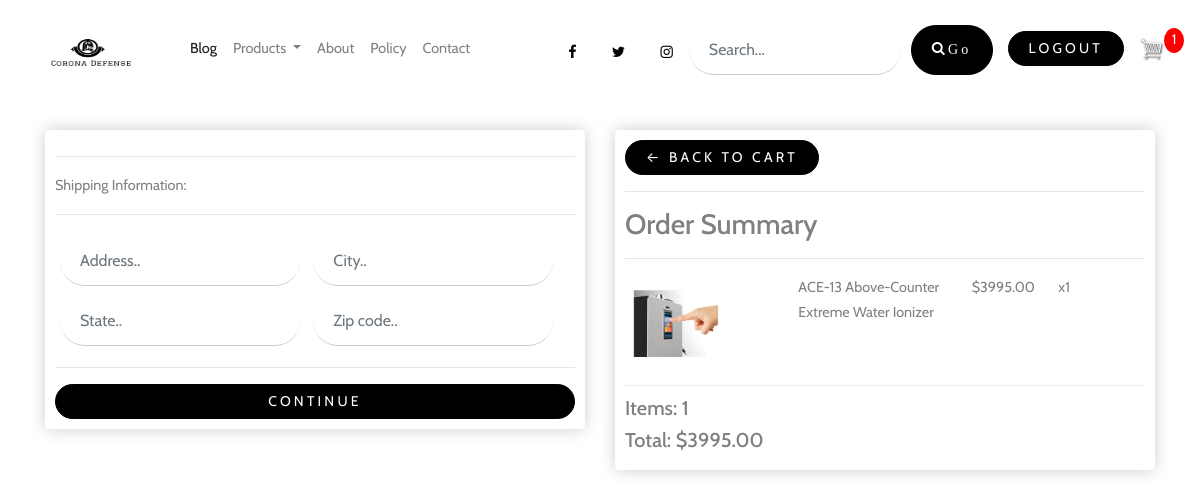
Screenshot of /checkout/ (signed in) with the database file from the repository.
### store/models.py (models this page shows, shortened)
class OrderItem(models.Model):
    product = models.ForeignKey(Product, on_delete=models.SET_NULL, null=True)
    order = models.ForeignKey(Order, on_delete=models.SET_NULL, null=True)
    quantity = models.IntegerField(default=0, null=True, blank=True)
    date_added = models.DateTimeField(auto_now_add=True)
    @property
    def get_total(self):
        total = self.product.price * self.quantity
        return total

class Product(models.Model):
    name = models.CharField(max_length=200)
    price = models.FloatField(max_length=200)
    digital = models.BooleanField(default=False, null=True, blank=True)
    image = models.ImageField(null=True, blank=True)
    slug = models.SlugField(max_length=200, null=True, blank=True)
    description = models.TextField(max_length=500)
    @property
    def imageURL(self):
        try:
            url = self.image.url
        except:
            url = ''
        return url

class Order(models.Model):
    customer = models.ForeignKey(Customer, on_delete=models.SET_NULL, null=True, blank=True)
    date_ordered = models.CharField(max_length=11)
    complete = models.BooleanField(default=False)
    transaction_id = models.CharField(max_length=100, null=True)
    items = models.TextField()
    @property
    def shipping(self):
        shipping = False
        orderitems = self.orderitem_set.all()
        for i in orderitems:
            if i.product.digital == False:
                shipping = True
        return shipping
    @property
    def get_cart_total(self):
        orderitems = self.orderitem_set.all()
        total = sum([item.get_total for item in orderitems])
        return total
    @property
    def get_cart_items(self):
        orderitems = self.orderitem_set.all()
        total = sum([item.quantity for item in orderitems])
        return total

### store/views.py (the view)
# urls.py: path('checkout/', views.checkout, name="checkout"),
def checkout(request):
    data = cartData(request)
    cartItems = data['cartItems']
    order = data['order']
    items = data['items']
    context = {'items': items, 'order': order, 'cartItems': cartItems}
    return render(request, 'store/checkout.html', context)

### store/utils.py (called while the page is built)
def cartData(request):
    if request.user.is_authenticated:
        customer = request.user
        customer, created = Customer.objects.get_or_create(name=customer, user=customer, email=customer.email)
        order, created = Order.objects.get_or_create(customer=customer, complete=False)
        items = order.orderitem_set.all()
        cartItems = order.get_cart_items
    else:
        cookieData = cookieCart(request)
        cartItems = cookieData['cartItems']
        order = cookieData['order']
        items = cookieData['items']
    return {'cartItems':cartItems ,'order':order, 'items':items}

### store/templates/store/checkout.html (shortened to what this page needs)
{% extends 'store/main.html' %}
{% load static %}
{% block content %}
     <div class="row">
		<div class="col-lg-6">
			<div class="box-element" id="form-wrapper">
				<form id="form">
					<div id="shipping-info">
						<hr>
						<p>Shipping Information:</p>
						<hr>
						<div class="form-field">
							<input class="form-control" type="text" name="address" placeholder="Address..">
						</div>
						<div class="form-field">
							<input class="form-control" type="text" name="city" placeholder="City..">
						</div>
						<div class="form-field">
							<input class="form-control" type="text" name="state" placeholder="State..">
						</div>
						<div class="form-field">
							<input class="form-control" type="text" name="zipcode" placeholder="Zip code..">
						</div>
					</div>
					<hr>
					<input id="form-button" class="btn btn-success btn-block" type="submit" value="Continue">
				</form>
			</div>
			<br>
		</div>
		<div class="col-lg-6">
			<div class="box-element">
				<a  class="btn btn-outline-dark" href="{% url 'cart' %}">&#x2190; Back to Cart</a>
				<hr>
				<h3>Order Summary</h3>
				<hr>
				{% for item in items %}
				<div class="cart-row">
					<div style="flex:2"><img class="row-image" src="{{item.product.imageURL}}"></div>
					<div style="flex:2"><p>{{item.product.name}}</p></div>
					<div style="flex:1"><p>${{item.product.price|floatformat:2}}</p></div>
					<div style="flex:1"><p>x{{item.quantity}}</p></div>
				</div>
				{% endfor %}
				<h5>Items:   {{order.get_cart_items}}</h5>
				<h5>Total:   ${{order.get_cart_total|floatformat:2}}</h5>
			</div>
		</div>
	</div>
{% endblock content %}

### static/css/main.css (style rules this page uses)
body { background-color: hsl(0, 0%, 98%); }
h1,h2,h3,h4,h5,h6 { color:hsl(0, 0%, 30%); }
.box-element { box-shadow:hsl(0, 0%, 80%) 0 0 16px; background-color: #fff; border-radius: 4px; padding: 10px; width:277px; }
.col-lg-4, .col-lg-6, .col-lg-8, .col-lg-12 { margin-top: 10px; }
.btn { border-radius: 0; }
.row-image { width: 100px; }
.form-field { width:250px; display: inline-block; padding: 5px; }
.cart-row { display: flex; align-items: flex-stretch; padding-bottom: 10px; margin-bottom: 10px; border-bottom: 1px solid #ececec; }

### static/css/style.css (style rules this page uses)
html { overflow-x: hidden; }
body { line-height: 1.7; color: gray; font-weight: 300; font-size: .9rem; }
a { -webkit-transition: .3s all ease; -o-transition: .3s all ease; transition: .3s all ease; }
h1, h2, h3, h4, h5, .h1, .h2, .h3, .h4, .h5 { font-family: "Cabin", -apple-system, BlinkMacSystemFont, "Segoe UI", Roboto, "Helvetica Neue", Arial, sans-serif, "Apple Color Emoji", "Segoe UI Emoji", "Segoe UI Symbol", "Noto Color Emoji"; }
.btn { text-transform: uppercase; font-size: 14px; letter-spacing: .2rem; font-family: "Cabin", -apple-system, BlinkMacSystemFont, "Segoe UI", Roboto, "Helvetica Neue", Arial, sans-serif, "Apple Color Emoji", "Segoe UI Emoji", "Segoe UI Symbol", "Noto Color Emoji"; }
.form-control { margin-right: 10px; height: 50px; padding-left: 20px; padding-right: 20px; border-radius: 30px; border: none; background: #fff; border-bottom: 1px solid transparent; border-bottom: 1px solid #ccc; }
.btn { border-radius: 30px; background: #000; padding-left: 20px; padding-right: 20px; border-color: #000; color: #fff; }

### store/templates/store/checkout.html (style rules this page uses)
.box-element { width:auto; }

### rows the page displays
OrderItem: product.imageURL (picture), product.name "ACE-13 Above-Counter Extreme Water Ionizer", product.price "3995.00", quantity "1"
Order: get_cart_items "1", get_cart_total "3995.00"

### other values shown
{{ cartItems }} "1"
